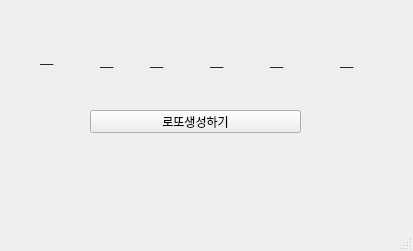
<?xml version="1.0" encoding="UTF-8"?>
<ui version="4.0">
 <class>MainWindow</class>
 <widget class="QMainWindow" name="MainWindow">
  <property name="geometry">
   <rect>
    <x>0</x>
    <y>0</y>
    <width>413</width>
    <height>251</height>
   </rect>
  </property>
  <property name="windowTitle">
   <string>MainWindow</string>
  </property>
  <widget class="QWidget" name="centralwidget">
   <widget class="QPushButton" name="pb">
    <property name="geometry">
     <rect>
      <x>90</x>
      <y>110</y>
      <width>211</width>
      <height>23</height>
     </rect>
    </property>
    <property name="text">
     <string>로또생성하기</string>
    </property>
   </widget>
   <widget class="QLabel" name="lbl1">
    <property name="geometry">
     <rect>
      <x>40</x>
      <y>50</y>
      <width>21</width>
      <height>16</height>
     </rect>
    </property>
    <property name="text">
     <string>__</string>
    </property>
   </widget>
   <widget class="QLabel" name="lbl2">
    <property name="geometry">
     <rect>
      <x>100</x>
      <y>50</y>
      <width>20</width>
      <height>21</height>
     </rect>
    </property>
    <property name="text">
     <string>__</string>
    </property>
   </widget>
   <widget class="QLabel" name="lbl3">
    <property name="geometry">
     <rect>
      <x>150</x>
      <y>50</y>
      <width>20</width>
      <height>21</height>
     </rect>
    </property>
    <property name="text">
     <string>__</string>
    </property>
   </widget>
   <widget class="QLabel" name="lbl4">
    <property name="geometry">
     <rect>
      <x>210</x>
      <y>50</y>
      <width>20</width>
      <height>21</height>
     </rect>
    </property>
    <property name="text">
     <string>__</string>
    </property>
   </widget>
   <widget class="QLabel" name="lbl5">
    <property name="geometry">
     <rect>
      <x>270</x>
      <y>50</y>
      <width>20</width>
      <height>21</height>
     </rect>
    </property>
    <property name="text">
     <string>__</string>
    </property>
   </widget>
   <widget class="QLabel" name="lbl6">
    <property name="geometry">
     <rect>
      <x>340</x>
      <y>50</y>
      <width>20</width>
      <height>21</height>
     </rect>
    </property>
    <property name="text">
     <string>__</string>
    </property>
   </widget>
  </widget>
  <widget class="QMenuBar" name="menubar">
   <property name="geometry">
    <rect>
     <x>0</x>
     <y>0</y>
     <width>413</width>
     <height>21</height>
    </rect>
   </property>
  </widget>
  <widget class="QStatusBar" name="statusbar"/>
 </widget>
 <resources/>
 <connections/>
</ui>
